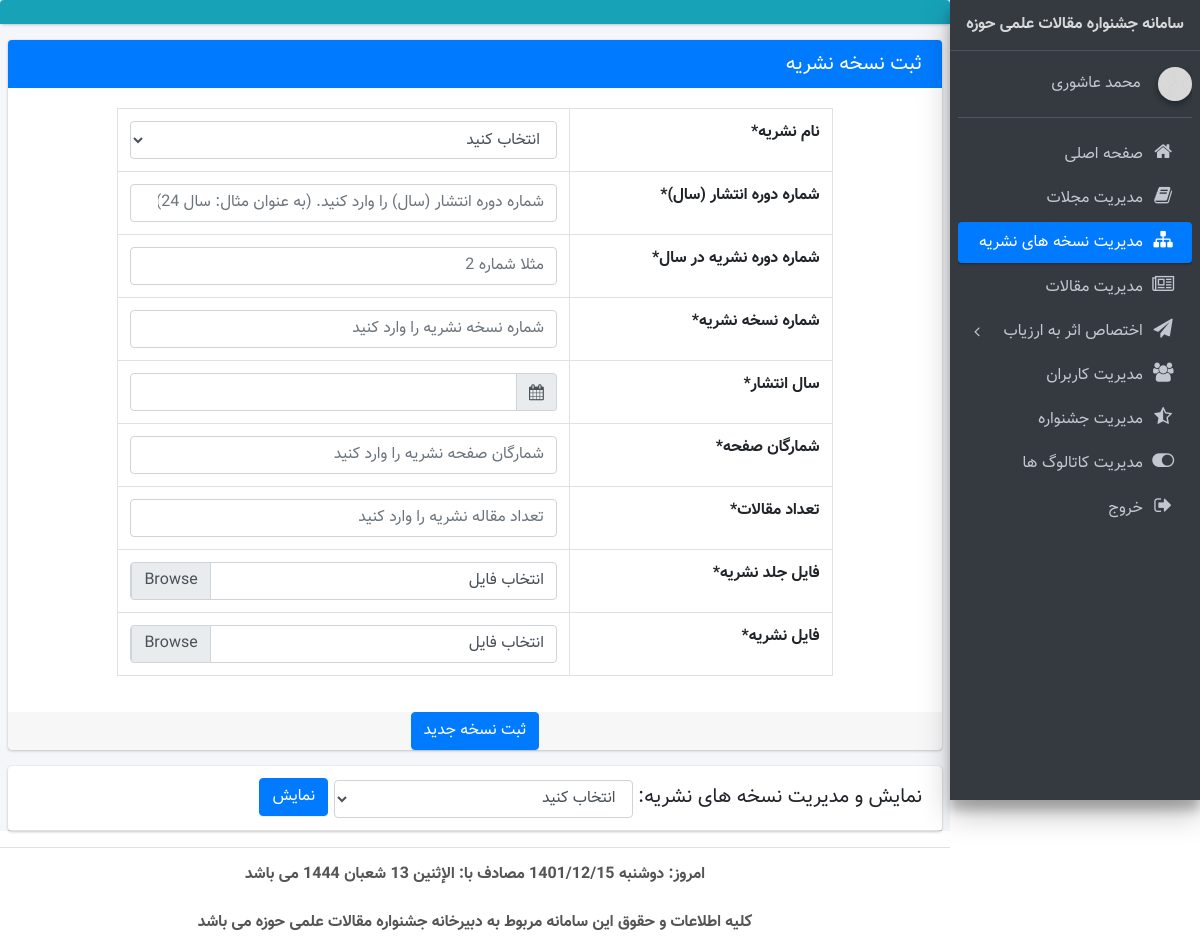
Screenshot of /version_manager.php (signed in) with the database file from the repository.
### tables this page shows
CREATE TABLE IF NOT EXISTS `users` (
  `id` int NOT NULL AUTO_INCREMENT,
  `username` varchar(100) NOT NULL,
  `password` text NOT NULL,
  `name` varchar(100) NOT NULL,
  `family` varchar(100) NOT NULL,
  `gender` varchar(5) NOT NULL,
  `national_code` varchar(10) NOT NULL,
  `phone` varchar(11) DEFAULT NULL,
  `address` varchar(250) DEFAULT NULL,
  `bank_name` varchar(50) DEFAULT NULL,
  `date_added` varchar(25) NOT NULL,
  `edited_date` varchar(25) DEFAULT NULL,
  `shaba` varchar(24) NOT NULL,
  `bank_id` int DEFAULT NULL,
  `debit_card_id` int NOT NULL,
  `type` varchar(20) NOT NULL COMMENT '1- rater\r\n2- header\r\n3- admin\r\n4- super-admin',
  `approved` tinyint NOT NULL DEFAULT '1',
  `scientific_group` varchar(100) DEFAULT NULL,
  `registrar` varchar(100) NOT NULL,
  `editor` varchar(100) DEFAULT NULL,
  PRIMARY KEY (`id`),
  KEY `users.bank_id to bank_list.id` (`bank_id`)
);

CREATE TABLE IF NOT EXISTS `menus` (
  `id` int NOT NULL AUTO_INCREMENT,
  `subject` varchar(250) NOT NULL,
  `link` text NOT NULL,
  `icon` varchar(50) NOT NULL,
  `access` varchar(20) NOT NULL,
  `Is_Parent` tinyint NOT NULL,
  `childs` varchar(10) DEFAULT NULL,
  PRIMARY KEY (`id`)
);

### version_manager.php (the view, shortened to what this page needs)
<?php include_once __DIR__ . '/header.php'; ?>
<section class="content">
    <div class="card card-primary">
        <div class="card-header">
            <h3 class="card-title">ثبت نسخه نشریه</h3>
        </div>
        <form role="form" method="post" action="build/php/inc/Add_Version.php" onsubmit="return sub_mag_version();"
              enctype="multipart/form-data">
            <div class="card-body">
                <center>
                    <table style="width: 80%" class="table table-bordered">
                        <tr>
                            <th>نام نشریه*</th>
                            <td>
                                <select class="form-control select2" title="نام نشریه را انتخاب کنید"
                                        style="width: 100%;text-align: right" name="mag_name" id="mag_name">
                                    <option selected disabled>انتخاب کنید</option>
                                </select>
                            </td>
                        </tr>
                        <tr>
                            <th>شماره دوره انتشار (سال)*</th>
                            <td>
                                <input title="شماره دوره انتشار (سال)" type="number" class="form-control"
                                       id="publication_period_year"
                                       placeholder="شماره دوره انتشار (سال) را وارد کنید. (به عنوان مثال: سال 24)"
                                       name="publication_period_year">
                            </td>
                        </tr>
                        <tr>
                            <th>شماره دوره نشریه در سال*</th>
                            <td>
                                <input title="شماره دوره نشریه در سال" type="number" class="form-control"
                                       id="publication_period_number" placeholder="مثلا شماره 2"
                                       name="publication_period_number">
                            </td>
                        </tr>
                        <tr>
                            <th>شماره نسخه نشریه*</th>
                            <td>
                                <input title="شماره نسخه نشریه" type="text" class="form-control" id="publication_number"
                                       placeholder="شماره نسخه نشریه را وارد کنید" name="publication_number">
                            </td>
                        </tr>
                        <tr>
                            <th>سال انتشار*</th>
                            <td>
                                <div class="input-group" style="width: 100%">
                                    <div class="input-group-prepend">
                      <span class="input-group-text">
                        <i class="fa fa-calendar"></i>
                      </span>
                                    </div>
                                    <input class="normal-example form-control" name="publication_year" id="publication_year" style="">
                                </div>
                            </td>
                        </tr>
                        <tr>
                            <th>شمارگان صفحه*</th>
                            <td>
                                <input title="شمارگان صفحه" type="number" class="form-control" id="number_of_pages"
                                       placeholder="شمارگان صفحه نشریه را وارد کنید" name="number_of_pages">
                            </td>
                        </tr>
                        <tr>
                            <th>تعداد مقالات*</th>
                            <td>
                                <input title="تعداد مقالات" type="number" class="form-control" id="number_of_articles"
                                       placeholder="تعداد مقاله نشریه را وارد کنید" name="number_of_articles">
                            </td>
                        </tr>
                        <tr>
                            <th>فایل جلد نشریه*</th>
                            <td>
                                <div class="custom-file">
                                    <label id="cover_url_label" class="custom-file-label">انتخاب فایل</label>
                                </div>
                            </td>
                        </tr>
                        <tr>
                            <th>فایل نشریه*</th>
                            <td>
                                <div class="custom-file">
                                    <label id="file_url_label" class="custom-file-label">انتخاب فایل</label>
                                </div>
                            </td>
                        </tr>
                    </table>
                </center>
            </div>
            <center>
                <div class="card-footer">
                    <button name="Sub_Mag_Version" type="submit" class="btn btn-primary">ثبت نسخه جدید</button>
                </div>
            </center>
        </form>
    </div>
    <div class="row" id="versions_list">
        <div class="col-12">
            <div class="card">
                <div class="card-header">
                    <form action="#versions_list" method="post" id="search_form">
                        <h3 class="card-title">نمایش و مدیریت نسخه های نشریه:
                            <select id="mag_id" name="mag_id" class="form-control select2"
                                    style="width: auto;display: inline-block">
                                <option disabled selected>انتخاب کنید</option>
                            </select>
                            <button name="Search_Mag_Version" type="submit" class="btn btn-primary">نمایش</button>
                        </h3>
                    </form>
                </div>
            </div>
        </div>
    </div>
</section>
</div>
<?php include_once __DIR__ . '/footer.php'; ?>

### header.php (shortened to what this page needs)
<?php
include_once 'config/connection.php';
@$user=$_SESSION['id'];
$query=mysqli_query($connection_maghalat,"select * from users where id='$user'");
foreach ($query as $User_Info){}
?>
<!DOCTYPE html>
<html lang="en" dir="rtl">
<head>
    <link rel="stylesheet" href="plugins/font-awesome/css/font-awesome.min.css">
    <link rel="stylesheet" href="dist/css/adminlte.min.css">
    <link rel="stylesheet" href="plugins/select2/select2.min.css">
    <link rel="stylesheet" href="dist/css/bootstrap-rtl.min.css">
    <link rel="stylesheet" href="dist/css/custom-style.css">
    <link rel="stylesheet" href="https://maxcdn.bootstrapcdn.com/font-awesome/4.4.0/css/font-awesome.min.css">
    <link rel="stylesheet" href="plugins/daterangepicker/daterangepicker-bs3.css">
    <link rel="stylesheet" href="plugins/iCheck/all.css">
    <link rel="stylesheet" href="plugins/colorpicker/bootstrap-colorpicker.min.css">
    <link rel="stylesheet" href="plugins/timepicker/bootstrap-timepicker.min.css">
    <link rel="stylesheet" href="dist/css/persian-datepicker.min.css">
    <link rel="stylesheet" type="text/css" href="/bower_components/select2/dist/css/select2.min.css">
    <link rel="stylesheet" href="plugins/timepicker/bootstrap-timepicker.min.css">
    <link rel="stylesheet" href="dist/css/bootstrap-rtl.min.css">
    <link rel="stylesheet" href="dist/css/custom-style.css">
</head>
<body class="hold-transition sidebar-mini">
<div class="wrapper">
    <aside class="main-sidebar sidebar-dark-primary elevation-4">
        <a href="index.php" class="brand-link">
            <center>
                <span class="brand-text font-weight-bold">سامانه جشنواره مقالات علمی حوزه</span>
            </center>
        </a>
        <div class="sidebar">
            <div>
                <div class="user-panel mt-3 pb-3 mb-3 d-flex">
                    <div class="image">
                        <img src="dist/img/boxed-bg.jpg" class="img-circle elevation-2" alt="User Image">
                    </div>
                    <div class="info">
                        <a href="#" class="d-block">
                            <?php echo $User_Info['name'].' '.$User_Info['family'] ?>
                        </a>
                    </div>
                </div>
                <?php include_once __DIR__.'/menus.php'; ?>
            </div>
        </div>
    </aside>
    <div class="content-wrapper">
        <div class="card card-info">
            <div class="card-header">
            </div>
        </div>

### menus.php (shortened to what this page needs)
<nav class="mt-2">
    <ul class="nav nav-pills nav-sidebar flex-column" data-widget="treeview" role="menu" data-accordion="false">
        <?php
        $type = $_SESSION['head'];
        $query = mysqli_query($connection_maghalat, "select * from menus where access like '%$type%'");
        foreach ($query as $menus) {
            if ($menus['Is_Parent'] == 0) {
                ?>
                <li class="nav-item">
                    <a href="<?php echo $menus['link'] ?>"
                       class="nav-link <?php $self = explode('/', $_SERVER['PHP_SELF']);
                       $self = end($self);
                       if ($self == $menus['link']) {
                           echo 'active';
                       } ?>">
                        <i class="fa <?php echo $menus['icon'] ?> nav-icon"></i>
                        <p><?php echo $menus['subject'] ?></p>
                    </a>
                </li>
                <?php
            } elseif ($menus['Is_Parent'] == 1 and $menus['childs'] != null and $menus['childs'] != '') {
                $childs = explode('|', $menus['childs']);
                ?>
                <li class="nav-item has-treeview <?php
                foreach ($childs as $child) {
                    $query = mysqli_query($connection_maghalat, "Select * from menus where id='$child'");
                    foreach ($query as $list) {
                    }
                    $self = explode('/', $_SERVER['PHP_SELF']);
                    $self = end($self);
                    if ($list['link'] == $self) {
                        echo 'menu-open';
                    }
                }
                ?>">
                    <a href="#" class="nav-link <?php
                    foreach ($childs as $child) {
                        $query = mysqli_query($connection_maghalat, "Select * from menus where id='$child'");
                        foreach ($query as $list) {
                        }
                        $self = explode('/', $_SERVER['PHP_SELF']);
                        $self = end($self);
                        if ($list['link'] == $self) {
                            echo 'active';
                        }
                    }
                    ?>">
                        <i class="nav-icon fa <?php echo $menus['icon'] ?>"></i>
                        <p>
                            <?php echo $menus['subject'] ?>
                            <i class="right fa fa-angle-left"></i>
                        </p>
                    </a>
                </li>
                <?php
            }
        }
        ?>
    </ul>
</nav>

### rows the page displays
users: name "محمد", family "عاشوری"
menus: subject "صفحه اصلی"
menus: subject "مدیریت مجلات"
menus: subject "مدیریت نسخه های نشریه"
menus: subject "مدیریت مقالات"
menus: subject "اختصاص اثر به ارزیاب"
menus: subject "مدیریت کاربران"
menus: subject "مدیریت جشنواره"
menus: subject "مدیریت کاتالوگ ها"
menus: subject "خروج"

### other values shown
$date "دوشنبه 1401/12/15"
$arabic_date "الإثنين 13 شعبان 1444"
